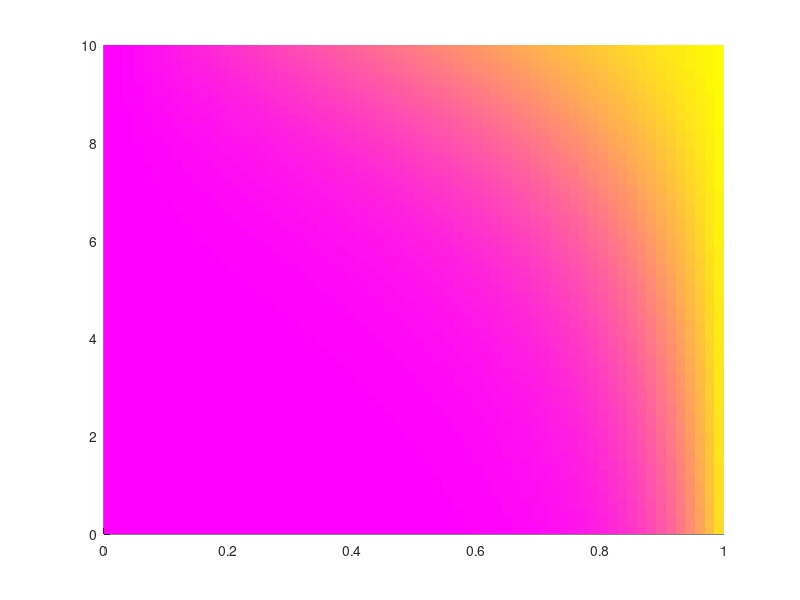

Reproduce this figure in MATLAB.
clear all; close all; clc

%% Initial Conditions

ode.type = 'negative';
ode.order = 2;

%% Boundary Value Problem Solution

id = 1;

for c = linspace(10, 0, 200)
    
    dx = (1 / 2)^6;
    
    nx = 1 / dx + 1;
    x = linspace(0, 1, nx);
    
    A = zeros(nx, nx);
    b = zeros(nx, 1);
    
    alpha = - c/2*dx - 1;
    beta = 2;
    gamma = + c/2*dx - 1;
    
    for i = 1:nx
        if i == 1
            A(i, i) = 1;
            b(i) = 0;
        elseif i == nx
            A(i, i) = 1;
            b(i) = 1;
        else
            A(i, i-1) = alpha;
            A(i, i) = beta;
            A(i, i+1) = gamma;
            b(i) = 0;
        end
    end
    
    u(id, :) = A\b;
    
    id = id + 1;
end

X = x;
Y = linspace(10, 0, 200);
[X, Y] = meshgrid(X, Y)

figure
hold on
surf(X, Y, flipud(u), 'edgealpha', 0.5,'facealpha', 1)
%contour3(X, Y, flipud(u), 30, 'k-', 'linewidth', 2)
colormap spring
grid on;    grid minor
% hold on
% for w = 1:200
%     plot3(x, w/4*ones(length(x)), u(w, :), 'color', [0.3 0.8 0.1])
% end
% grid on; grid minor
% ylim([0 50]); zlim([0 1])
% %set(gca, 'YScale', 'log')
